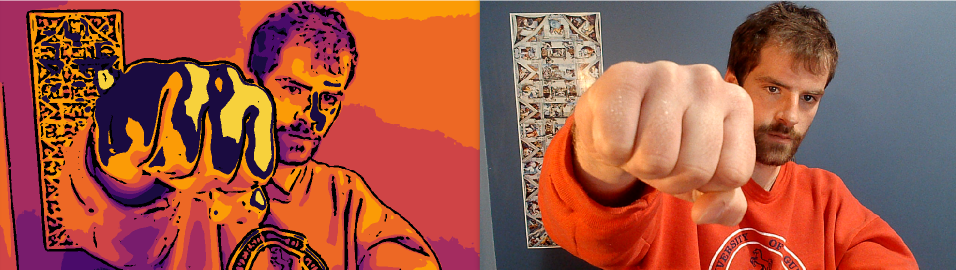
#> input picture Punch.png, 1912 x 539 px, given in place of willem.jpg, which was not available (shown at 1/2 size)
$ python test.py
#> lines starting #> are read from the running program, lines starting #| are printed output that depends on the picture; after the words box and inside, x2 and y2 are one past the last pixel; in counts of white or black regions, pixels touching at a corner belong together; pictures that were not available may be replaced by others from this repository, and a replacement may not be noted
### src/funkycam/funkycam.py
import os
import random
import cv2
import numpy as np
import seaborn as sns
from PIL import Image

class Funk(object):
    def __init__( self, n_colors:int = 7, sns_color_palette:str = "rainbow",
                    random_colors:bool = False, color_list:list = [],
                    line_size:int = 17, edge_blur_val:int = 9, color_blur_val:int = 27 ):
#> further down, img is the input picture: shape (539, 1912, 3); mean B, G, R 70.4, 87.8, 161.3
        self.n_colors = n_colors
        assert n_colors > 1, f"Number of colors must be greater than 1. Input was {n_colors}"

        self.color_palette = sns_color_palette
        self.random_colors = random_colors
        self.color_list = color_list
        if len(color_list) > 0:
            self.n_colors = len(color_list)

        self.line_size = line_size
        self.edge_blur_val = edge_blur_val
        self.color_blur_val = color_blur_val

        self.luminance_mult = [0.114, 0.587, 0.299]
        # self.luminance_mult = [0.0722, 0.7152, 0.2126] # alternative luminance formula

        self.colors, self.lightness = self._color_lightness()

    def _color_lightness(self):
        if(self.random_colors):
            colors = np.random.randint(0, 255, size=(self.n_colors,3))
        elif(len(self.color_list) == self.n_colors):
            color_pal = np.uint8(np.array(self.color_list))
            colors = color_pal[:,::-1] # get bgr
        else:
            palette = sns.color_palette(self.color_palette, self.n_colors)
            color_pal = np.uint8(np.multiply(np.array(palette), 255))
            colors = color_pal.copy()
            colors = color_pal[:,::-1] # get bgr

        lightness = np.uint8(np.sum(np.multiply(colors, self.luminance_mult), axis=1))
        colors = colors[np.argsort(lightness)]
        lightness = np.sort(lightness)

        print("Colors:\n", colors)

        return colors, lightness

    def edge_mask(self, img):
        # get the edges of the image
        gray = cv2.cvtColor(img, cv2.COLOR_BGR2GRAY)
        gray_blur = cv2.GaussianBlur(gray, (self.edge_blur_val, self.edge_blur_val), -1)
        edges = cv2.adaptiveThreshold(gray_blur, 255, cv2.ADAPTIVE_THRESH_MEAN_C, cv2.THRESH_BINARY, self.line_size, self.edge_blur_val)
        return edges

    def pick_color(self, img, colorsums, num_colors):
        # reassigning pixels based on brightness
        # adjusting the colors based on how brightness is visually seen by humans
        sumX = np.sum(np.multiply(img, self.luminance_mult), axis=1)

        condlist = []
        choicelist = []
        for i in range(num_colors):
            choicelist.append(i)
            if i < num_colors-1:
                condlist.append(sumX<colorsums[i])
            else:
                condlist.append(sumX>colorsums[i])

        inds = np.select(condlist, choicelist)

        return inds

    def funkify(self, img):

        # Read in foreground image from the 'examples/resources' folder
        background_img = cv2.cvtColor(img, cv2.COLOR_BGR2RGB)
        background_img = Image.fromarray(background_img)
        foreground_img_path = '../../example/resources/pic.jpeg'
        foreground_img = Image.open(foreground_img_path)
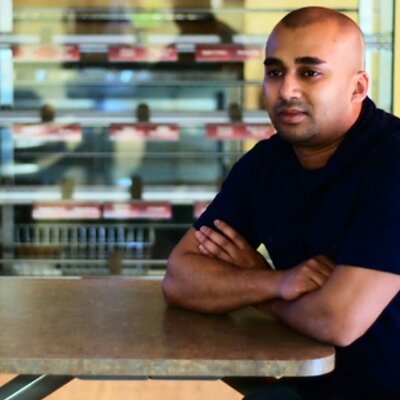
#> input picture example/resources/pic.jpeg, 400 x 400 px
#> foreground_img is the input picture: PIL image 400x400 RGB; mean R, G, B 106.4, 98.3, 87.9

        # Convert image to RGBA because we need to control the alpha parameter when making the image
        # transparent
        foreground_img = foreground_img.convert("RGBA")
#> foreground_img: PIL image 400x400 RGBA
        background_img = background_img.convert("RGBA")
#> background_img: PIL image 1912x539 RGBA

        # Blend foreground image with the background image
        # The random number between 0 and 1 controls how transparent the foreground image is on the
        # background
        background_img = background_img.resize(foreground_img.size)
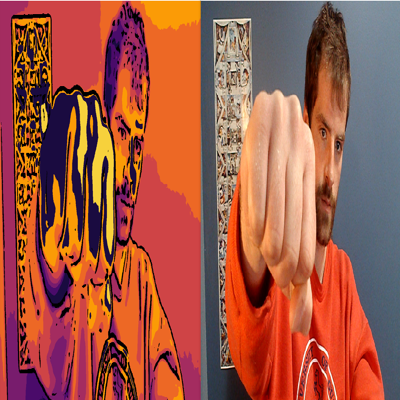
#> background_img: PIL image 400x400 RGBA; mean R, G, B, A 161.4, 87.8, 70.4, 255
        img_blend = Image.blend(background_img, foreground_img, random.uniform(0, 1))

        # Save image before funkifying (to check it out)
        img_blend.save("new.png","PNG")
        img_blend = cv2.imread('new.png')
#> img_blend: shape (400, 400, 3)

        edges = self.edge_mask(img_blend)
#> in edge_mask, `gray = cv2.cvtColor(img, cv2.COLOR_BGR2GRAY)`:
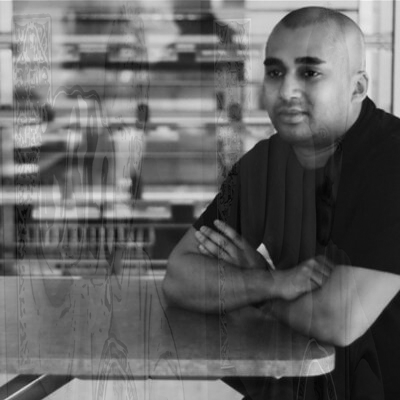
#> gray: shape (400, 400); min 4, max 242, mean 100.4
#> in edge_mask, `edges = cv2.adaptiveThreshold(gray_blur, 255, cv2.ADAPTIVE_THRESH_MEAN..`:
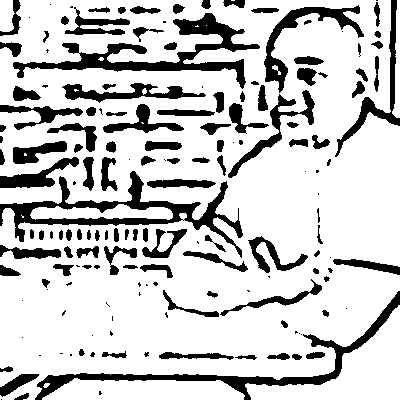
#> edges: shape (400, 400); 78.9% white; 164 black regions (52 under 20 px), largest, box (x1, y1, x2, y2) and area: (13, 13, 260, 89) 4004, (0, 171, 243, 258) 3965, (35, 291, 400, 400) 3378
        blur = cv2.GaussianBlur(img_blend,(self.color_blur_val, self.color_blur_val), sigmaX=0, sigmaY=0)
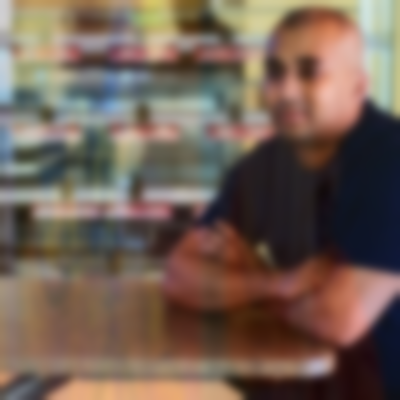
#> blur: shape (400, 400, 3); mean B, G, R 84.6, 96.2, 114.5
        indices = self.pick_color(blur.reshape((-1, 3)), self.lightness, self.n_colors)
#> after the loop in pick_color, `for i in range(num_colors):`: choicelist = [0, 1, 2, 3, 4, 5, 6]; condlist = 7 items
        recolored = np.uint8(self.colors[indices].reshape(blur.shape))

        cartoon = cv2.bitwise_and(recolored, recolored, mask=edges)

        return cartoon

### src/funkycam/test.py
from funkycam import Funk
import cv2

"""
Testing image
"""
funk = Funk()

background_img_path = '../../example/resources/willem.jpg'
img = cv2.imread(background_img_path)
result = funk.funkify(img)
cv2.imshow('test', result)
cv2.waitKey(0)

"""
Testing video
"""
# Use the video
# specify Seaborn color_palette https://matplotlib.org/stable/tutorials/colors/colormaps.html
funk = Funk(n_colors=8, sns_color_palette='inferno', line_size=11, edge_blur_val=5, color_blur_val=7)

# manually choose colors
# colors = [[128, 0, 64],[255,255,255],[164,73,163],[39,127,255],[36,28,237],[201,174,255],[234,217,153]]
# funk = Funk(color_list=colors, line_size=11, edge_blur_val=5, color_blur_val=7)

# generate random colors
# funk = Funk(n_colors=7, random_colors=True, line_size=11, edge_blur_val=5, color_blur_val=7)

vid_capture = cv2.VideoCapture('../../example/resources/KillBill.mp4')

frame_width = int(vid_capture.get(3))
frame_height = int(vid_capture.get(4))
frame_size = (frame_width,frame_height)
fps = vid_capture.get(cv2.CAP_PROP_FPS)

output = cv2.VideoWriter('output.mp4', cv2.VideoWriter_fourcc('m', 'p', '4', 'v'), fps, (frame_width, frame_height))

while(vid_capture.isOpened()):
    ret, frame = vid_capture.read()

    if ret == True:
        # Write the frame to the output files
        funky_img = funk.funkify(frame)
#> in edge_mask (call 2), `edges = cv2.adaptiveThreshold(gray_blur, 255, cv2.ADAPTIVE_THRESH_MEAN..`:
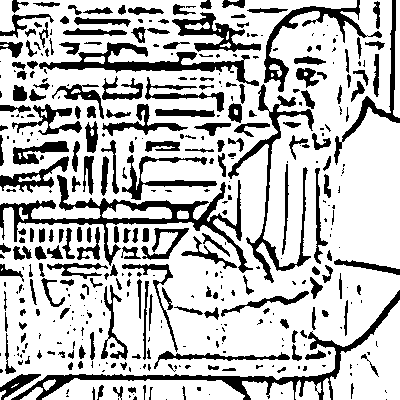
#> edges: shape (400, 400); 74.3% white; 413 black regions (202 under 20 px), largest, box (x1, y1, x2, y2) and area: (0, 175, 253, 273) 3917, (11, 290, 400, 400) 3158, (39, 42, 259, 86) 2289
#> in funkify (call 2), `cartoon = cv2.bitwise_and(recolored, recolored, mask=edges)`:
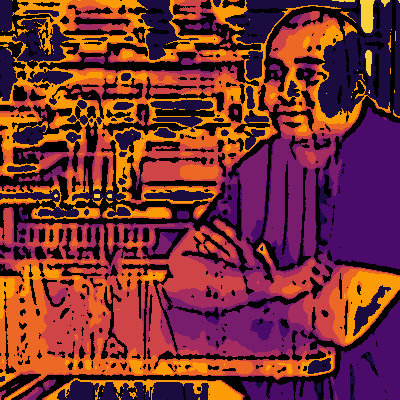
#> cartoon: shape (400, 400, 3); mean B, G, R 48.7, 47.4, 116.5
        output.write(funky_img)
        cv2.imshow('video', funky_img)
    else:
        print('Stream disconnected')
        break

	# Press Q on keyboard to exit
    if cv2.waitKey(25) & 0xFF == ord('q'):
#> (key q is pressed here)
        break

vid_capture.release()
output.release()
